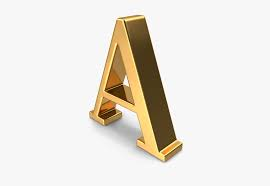
//> input picture opencv_testimage.jpeg, 270 x 186 px
$ ./denserflow opencv_testimage.jpeg 'Projected Frame.jpeg'   (built with g++ and OpenCV 4)
//> lines starting //> are read from the running program, lines starting //| are printed output that depends on the picture
#include "opencv2/opencv.hpp"
#include <iostream>
#include <stdexcept>
#include <fstream>

using namespace std;
using namespace cv;
// Comparator Function for sorting of Source points( As Clicked By User)
bool comp(pair<int,int> x,pair<int,int> y)
{
    if(x.second<y.second)
        return true;
    if(x.second == y.second)
    {
        return x.first<y.first;
    }
    return false;
}

// Global Vectors for storing points
vector<Point2f> source_pts,destination_pts;
vector<pair<int,int>> source_pts_temp,destination_pts_temp;

Mat homography;

// Global Variable for storing number of times left mouse button is clicked on the displayed image
int number_of_mouse_clicks = 0;

// Processing Clicked Points
void CLICKDETECTION(int event, int x, int y, int flags, void* userdata)
{
    if( event == EVENT_LBUTTONDOWN and number_of_mouse_clicks < 4 )
    {
        source_pts_temp.push_back(make_pair(x,y));
        number_of_mouse_clicks++;
        if(number_of_mouse_clicks == 4)
        {
            destroyWindow("Original Frame");
        }
    }

}

// AutoScaling Destinantion Points according to size of image
/*
    We used Riju Ma'am destination point coordinates. But if original image has small size then there could be a issue of
    going out of boundary. So to accomodate that we scaled the destination points using the normal image size as 1920x1080.
*/
void AutoScaling (int a , int b) {
    for (int i = 0; i<4 ; i++){
        destination_pts_temp[i].first = destination_pts_temp[i].first*a/1920;
        destination_pts_temp[i].second = destination_pts_temp[i].second*b/1080;
        int x = destination_pts_temp[i].first;
        int y = destination_pts_temp[i].second;
        destination_pts.push_back(Point2f(x,y));
    }
}

void empty_image(string s, Mat&crop)
{
//> called with s = "opencv_testimage.jpeg"
    // Reading Image
    Mat img = imread(s, IMREAD_GRAYSCALE);
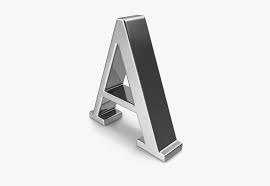
//> img: 186 rows x 270 cols, CV_8UC1; min 14, max 255, mean 229.5

    // Error Reading Image
    if ( !img.data )
    {
        throw std::invalid_argument( "Image File not found or unable to open");
        return;
    }

    // Creating a Window Frame
    namedWindow("Original Frame",  WINDOW_AUTOSIZE);

    // Detecting a Mouse Click
    setMouseCallback("Original Frame", CLICKDETECTION, NULL);

    // Showing the Image Frame
    imshow("Original Frame", img);

    // Storing size of image for Autoscaling
    int width_of_inputimage = img.cols; // x coordinate
//> width_of_inputimage = 270
    int height_of_inputimage=img.rows;  // y coordinate
//> height_of_inputimage = 186

    // Storing Points in the order (Top Left,Top Right,Bottom Left,Bottom Right)
    destination_pts_temp = {make_pair(472,52),make_pair(800,52),make_pair(472,830),make_pair(800,830)};

    /*
        Automatially Closing the image frame when user clicks 4 points(handled in CLICKDETECTION function).
        If 4 clicks not detected on the frame and the frame is closed or a key is pressed then raising an exception.

    */
    waitKey(0);
//> the left mouse button is pressed and released at (67, 46)
//> the left mouse button is pressed and released at (202, 46)
//> the left mouse button is pressed and released at (202, 139)
//> the left mouse button is pressed and released at (67, 139)
    if(cv::getWindowProperty("Original Frame",cv::WND_PROP_VISIBLE)!=1 and number_of_mouse_clicks < 4)
    {
        throw std::invalid_argument( "Image Closed before selecting 4 points");
        return;
    }

    // Ordering the Points Clicked by the user according to (Top Left,Top Right,Bottom Left,Bottom Right)
    sort(source_pts_temp.begin(),source_pts_temp.end(),comp);
    sort(source_pts_temp.begin(),source_pts_temp.begin()+2);
    sort(source_pts_temp.begin()+2,source_pts_temp.end());

    // Storing Source points in the OpenCV coordinates format
    for(int i = 0; i< 4; i++)
    {
        source_pts.push_back(Point2f(source_pts_temp[i].first,source_pts_temp[i].second));
    }

    //Calling the autoscaling Function
    AutoScaling(width_of_inputimage,height_of_inputimage);

    // Finding the homography matrix for given 2 set of points
    homography = findHomography(source_pts,destination_pts);

    // Defining Matrix for the projected image
    Mat projected_image;

    // Correcting the Camera Angle based on the found Homography Matrix
    warpPerspective(img,projected_image,homography,img.size());
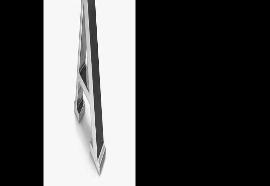
//> projected_image: 186 rows x 270 cols, CV_8UC1; min 0, max 255, mean 76.5


    // Showing the Projected Image
    // Defining the Cropped Coordinates for Cropping the Image
    Rect cropped_coordinates;

    //Setting the Top Left Coordinate from where the Image will be Cropped
    cropped_coordinates.x = destination_pts_temp[0].first;
//> cropped_coordinates = Rect(66, 0, 0, 0)
    cropped_coordinates.y = destination_pts_temp[0].second;
//> cropped_coordinates = Rect(66, 8, 0, 0)

    // Size of the Cropped Image
    cropped_coordinates.width = destination_pts_temp[1].first - destination_pts_temp[0].first;
//> cropped_coordinates = Rect(66, 8, 46, 0)
    cropped_coordinates.height = destination_pts_temp[2].second - destination_pts_temp[0].second;
//> cropped_coordinates = Rect(66, 8, 46, 134)

    // Forming the Matrix for Cropped Image
    crop = projected_image(cropped_coordinates);


    return;
}
void homography_of_frames(Mat img,Mat&crop)
{

    // Defining Matrix for the projected image
    Mat projected_image;

    // Correcting the Camera Angle based on the found Homography Matrix
    warpPerspective(img,projected_image,homography,img.size());


    // Showing the Projected Image
    // Defining the Cropped Coordinates for Cropping the Image
    Rect cropped_coordinates;

    //Setting the Top Left Coordinate from where the Image will be Cropped
    cropped_coordinates.x = destination_pts_temp[0].first;
    cropped_coordinates.y = destination_pts_temp[0].second;

    // Size of the Cropped Image
    cropped_coordinates.width = destination_pts_temp[1].first - destination_pts_temp[0].first;
    cropped_coordinates.height = destination_pts_temp[2].second - destination_pts_temp[0].second;

    // Forming the Matrix for Cropped Image
    crop = projected_image(cropped_coordinates);

}

int main(int argc, char** argv)
{

    if(argc < 3)
    {
        cout<<"Please specify empty Image file as well Video file name in the format : ./a.out $(filename) $(Video Filename) or"<<endl;
        cout<<"To Compile and Execute Type Command : make all empty=$(filename) video = $(Video Filename)\nTo Compile Type Command : make compile\nTo Execute Type Command : make run empty=$(filename) video=$(Video Filename)"<<endl;
        throw std::invalid_argument( "Wrong Command Line Argument");
        return -1;
    }

    if(argc > 3)
    {
        cout<<"Too Many Arguments. Enter only a Empty Image Filename and Video Filename"<<endl;
        cout<<"To Execute Type Command : ./a.out $(filename) $(Video Filename) or"<<endl;
        cout<<"To Compile and Execute Type Command : make all empty=$(filename) video = $(Video Filename)\nTo Compile Type Command : make compile\nTo Execute Type Command : make run empty=$(filename) video=$(Video Filename)"<<endl;
        throw std::invalid_argument( "Wrong Command Line Argument");
        return -1;
    }
    time_t bas,bae;

    // Reading the Video
    VideoCapture cap(argv[2]);

    // if not success, exit program
    if (cap.isOpened() == false)
    {
        cout << "Cannot open the video file" << endl;
        return -1;
    }

    // Creating Matrix for Empty(Background) Image according to points chosen by user
    Mat emptyimg;
    empty_image(argv[1], emptyimg);

    // Storing Previous Frames
    Mat cropped_frame_prev;
    time(&bas);

    // Counting Number of frames
    int l = 1;

    Mat first,frame_prev;
    cap.read(first);
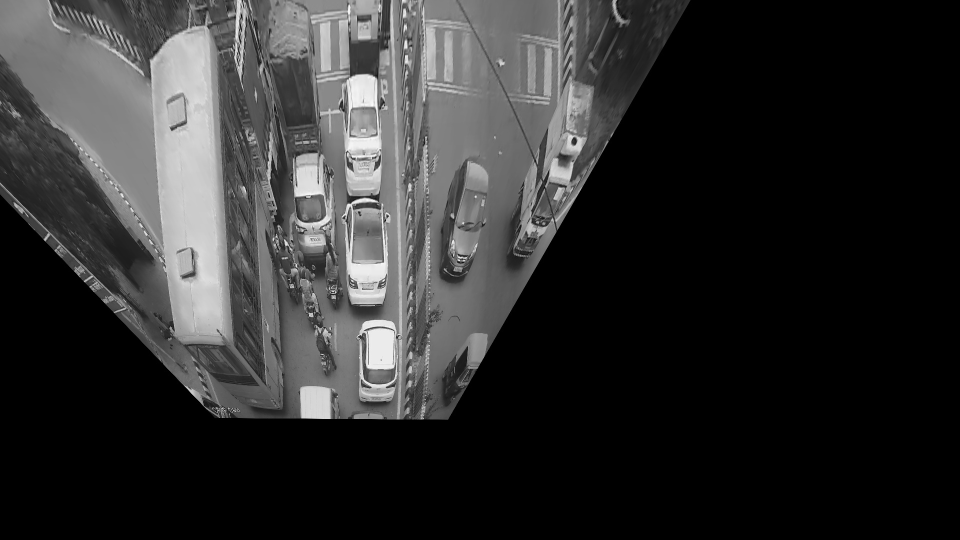
//> input picture Projected Frame.jpeg, 1920 x 1080 px (shown at 1/2 size)
//> first is the input picture: 1080 rows x 1920 cols, CV_8UC3; min 0, max 255, mean 47.5
    cvtColor(first,frame_prev,COLOR_BGR2GRAY);
    homography_of_frames(frame_prev,cropped_frame_prev);
//> in homography_of_frames, `warpPerspective(img,projected_image,homography,img.size());`:
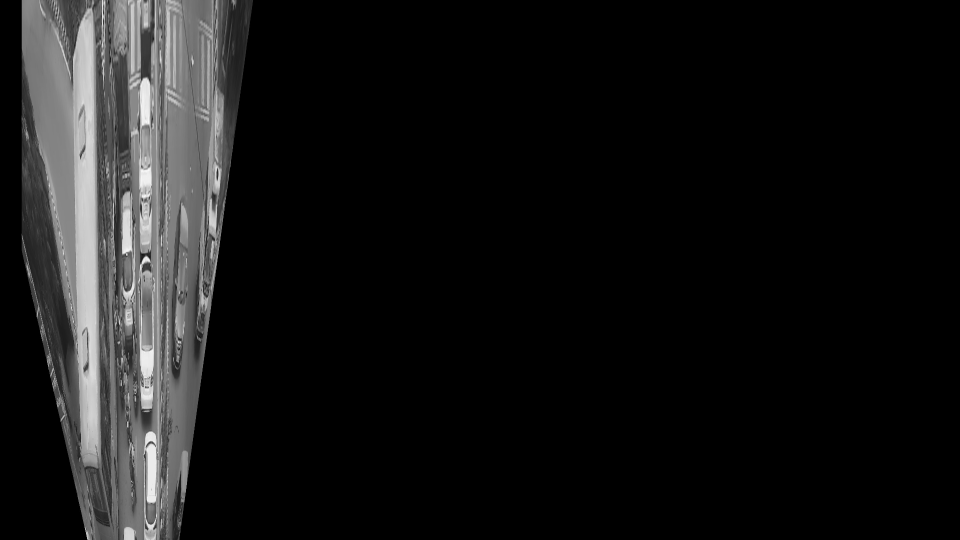
//> projected_image: 1080 rows x 1920 cols, CV_8UC1 (shown at 1/2 size); min 0, max 253, mean 21.4

    std::ofstream myfile;
    myfile.open ("denserflow.csv");
    myfile << "Time(in seconds),Dynamic Density,\n";
    myfile<<1<<","<<0<<","<<0<<",\n";

    //Iterating Frame by Frame
    destroyAllWindows();

    while (true)
    {
        Mat frame;
        bool done = cap.read(frame); // read a new frame from video

        int total_pixels = 0;
        int dynamic_pixels = 0; // Counting Number of pixels changed in the last 3 frames
        int e_dynamic = 0;  // error for estimating dynamic density (Found Experimentally)

        //Breaking the while loop at the end of the video
        if (done == false) {
            cout << "Found the end of the video" << endl;
            break;
        }

        //Converting Video Frame to grayscale
        Mat temp_gray;
        cvtColor(frame, temp_gray, COLOR_BGR2GRAY);
        frame = temp_gray;
        Mat cropped_frame;

        // Applying Homography to the current frame
        homography_of_frames(frame,cropped_frame);

        Mat flow(cropped_frame_prev.size(),cropped_frame_prev.type());
        calcOpticalFlowFarneback(cropped_frame_prev, cropped_frame, flow, 0.5, 3, 15, 3, 5, 1.2, 0);

        // visualization
        Mat flow_parts[2];
        split(flow, flow_parts);
        Mat magnitude, angle, magn_norm;
        cartToPolar(flow_parts[0], flow_parts[1], magnitude, angle, true);
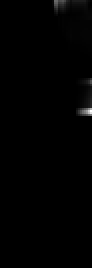
//> magnitude: 134 rows x 46 cols, CV_32FC1 (shown 2 times larger); min 0, max 0.104, mean 0.000568; drawn with min black and max white
        normalize(magnitude, magn_norm, 0.0f, 1.0f, NORM_MINMAX);
        angle *= ((1.f / 360.f) * (180.f / 255.f));
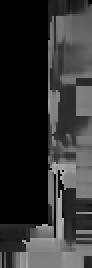
//> angle: 134 rows x 46 cols, CV_32FC1 (shown 2 times larger); min 0, max 0.705, mean 0.194

        //build hsv image
        Mat _hsv[3], hsv, hsv8, bgr,gray;
        _hsv[0] = angle;
        _hsv[1] = Mat::ones(angle.size(), CV_32F);
//> _hsv[1]: 134 rows x 46 cols, CV_32FC1; every value is 1
        _hsv[2] = magn_norm;
        merge(_hsv, 3, hsv);
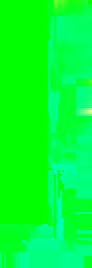
//> hsv: 134 rows x 46 cols, CV_32FC3 (shown 2 times larger); mean B, G, R 0.194, 1, 0.00546
        hsv.convertTo(hsv8, CV_8U, 255.0);

        cvtColor(hsv8, bgr, COLOR_HSV2BGR);
        cvtColor(bgr,gray, COLOR_BGR2GRAY);

        // [4 lines of commented-out code are left out]

        for(int i=0;i<emptyimg.rows;i++) {
            for (int j=0;j<emptyimg.cols;j++){
                total_pixels++;
                int a = gray.at<uchar>(i,j);
                if (abs(a) > e_dynamic){
                    dynamic_pixels++;
                }
            }
        }
//> this loop made 134 passes
//> (total_pixels, dynamic_pixels) on passes 1 to 12: (46, 20), (92, 40), (138, 60), (184, 80), (230, 100), (276, 120), (322, 139), (368, 158), (414, 172), (460, 186), (506, 200), (552, 214)
//> after the loop, total_pixels = 6164; dynamic_pixels = 582
        l++;
        float dynamic_density = ((float)dynamic_pixels)/((float)total_pixels);
//> dynamic_density = 0.0944
        cout<<"Frame no: "<<l<<"    dynamic density: "<<dynamic_density<<endl;
//| Frame no: 2    dynamic density: 0.0944192
        myfile<<l<<","<<0<<","<<dynamic_density<<",\n";

        cropped_frame_prev = cropped_frame;
    }
    time(&bae);
    cout<<double(bae-bas)<<endl;

    return 0;

}
